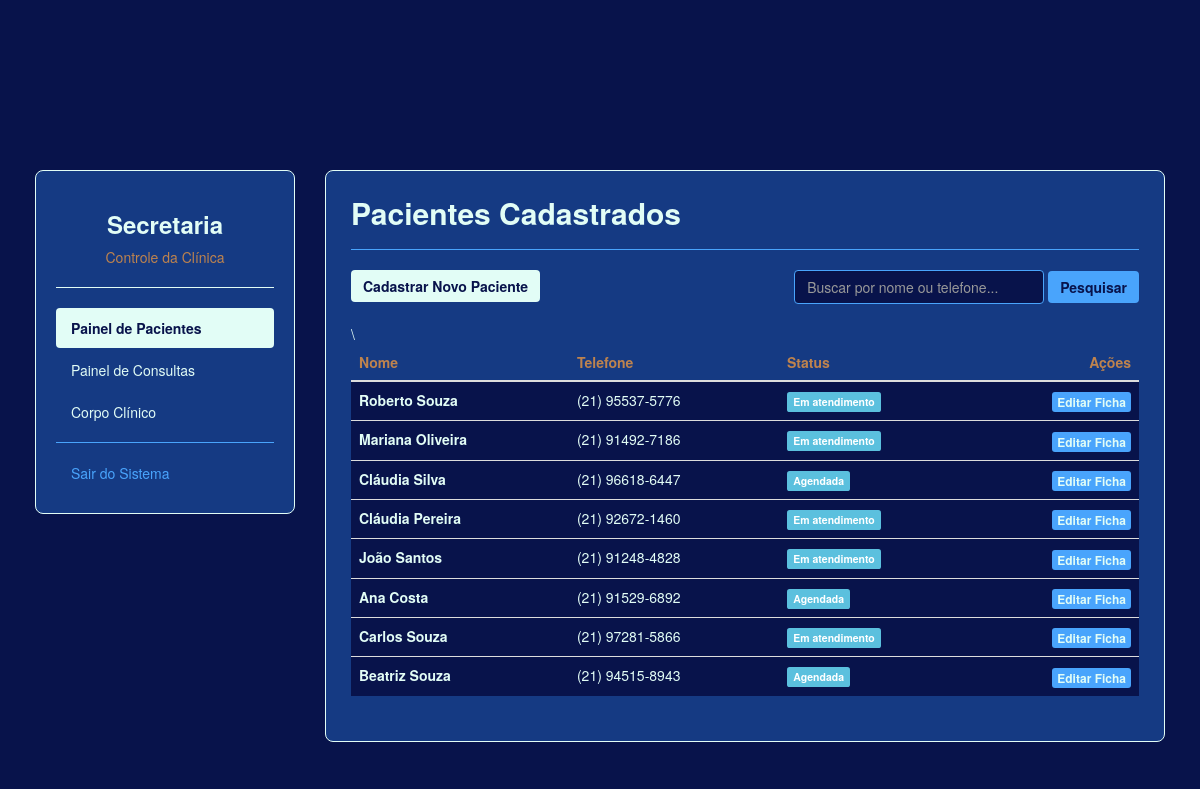
Page /secretaria on the earlier database version.
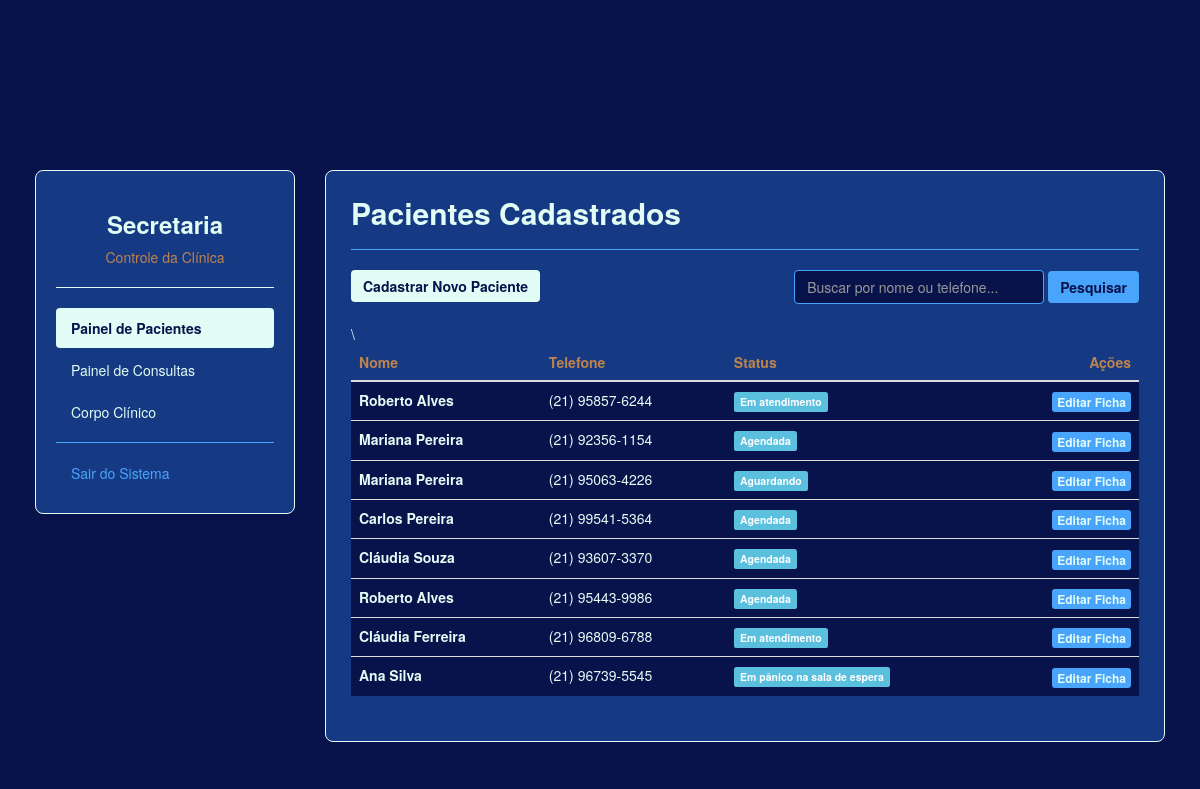
Same page on the later database version.
### tables this page shows
CREATE TABLE pacientes_secretaria (
            id INTEGER PRIMARY KEY AUTOINCREMENT,
            nome TEXT NOT NULL,
            telefone TEXT NOT NULL,
            status TEXT NOT NULL
        );

### app.py (the view)
@app.route('/secretaria')
def secretaria_recepcao():
    termo_pesquisa = request.args.get('pesquisa', '')
    conn = conectar_banco()
    if termo_pesquisa:
        pacientes_clinica = conn.execute('''
            SELECT * FROM pacientes_secretaria
            WHERE nome LIKE ? OR telefone LIKE ?
        ''', (f'%{termo_pesquisa}%', f'%{termo_pesquisa}%')).fetchall()
    else:
        pacientes_clinica = conn.execute('SELECT * FROM pacientes_secretaria').fetchall()
    conn.close()
    return render_template('secretaria_recepcao.html', pacientes=pacientes_clinica, termo=termo_pesquisa)

### app.py (called while the page is built)
def conectar_banco():
    conn = sqlite3.connect(ARQUIVO_BANCO)
    conn.row_factory = sqlite3.Row
    return conn

### templates/secretaria_recepcao.html (shortened to what the changed rows need)
<!DOCTYPE html>
<html lang="pt-BR">
<head>
    <link rel="stylesheet" href="https://stackpath.bootstrapcdn.com/bootstrap/3.4.1/css/bootstrap.min.css">
    <link rel="stylesheet" href="{{ url_for('static', filename='css/style.css') }}">
</head>
<body>
    <div class="container dashboard-container">
        <div class="row">
            <div class="col-md-9">
                <div class="main-panel">
                    <h2 class="text-ouro" style="margin-top: 0;">Pacientes Cadastrados</h2>
                    <div class="table-responsive" style="margin-top: 15px;">
                        <table class="table" style="color: #e2fdf6;">
                            <thead>
                                <tr style="color: #be834e;">
                                    <th>Nome</th>
                                    <th>Telefone</th>
                                    <th>Status</th>
                                    <th class="text-right">Ações</th>
                                </tr>
                            </thead>
                            <tbody>
                                {% if pacientes %}
                                    {% for paciente in pacientes %}
                                    <tr style="background-color: #08134b;">
                                        <td><strong>{{ paciente.nome }}</strong></td>
                                        <td>{{ paciente.telefone }}</td>
                                        <td><span class="label label-info">{{ paciente.status }}</span></td>
                                        <td class="text-right">
                                            <a href="{{ url_for('editar_paciente', id_paciente=paciente.id) }}" class="btn btn-xs btn-primary" style="background-color: #49a4fc; border: none; color: #e2fdf6;">Editar Ficha</a>
                                        </td>
                                    </tr>
                                    {% endfor %}
                                {% else %}
                                    <tr style="background-color: #08134b;">
                                        <td colspan="5" class="text-center" style="color: #49a4fc; padding: 20px;">Nenhuma pessoa encontrada.</td>
                                    </tr>
                                {% endif %}
                            </tbody>\
                        </table>
                    </div>
                </div>
            </div>
        </div>
    </div>
</body>
</html>

Differences in the rows shown:
changed pacientes_secretaria (number 1 of 8 on the later page): nome "Roberto Souza" → "Roberto Alves"; telefone "(21) 95537-5776" → "(21) 95857-6244"
changed pacientes_secretaria (number 2 of 8 on the later page): nome "Mariana Oliveira" → "Mariana Pereira"; telefone "(21) 91492-7186" → "(21) 92356-1154"; status "Em atendimento" → "Agendada"
changed pacientes_secretaria: nome "Cláudia Silva" → "Mariana Pereira"; telefone "(21) 96618-6447" → "(21) 95063-4226"; status "Agendada" → "Aguardando"
changed pacientes_secretaria: nome "Cláudia Pereira" → "Carlos Pereira"; telefone "(21) 92672-1460" → "(21) 99541-5364"; status "Em atendimento" → "Agendada"
changed pacientes_secretaria: nome "João Santos" → "Cláudia Souza"; telefone "(21) 91248-4828" → "(21) 93607-3370"; status "Em atendimento" → "Agendada"
changed pacientes_secretaria (number 6 of 8 on the later page): nome "Ana Costa" → "Roberto Alves"; telefone "(21) 91529-6892" → "(21) 95443-9986"
changed pacientes_secretaria: nome "Carlos Souza" → "Cláudia Ferreira"; telefone "(21) 97281-5866" → "(21) 96809-6788"
changed pacientes_secretaria: nome "Beatriz Souza" → "Ana Silva"; telefone "(21) 94515-8943" → "(21) 96739-5545"; status "Agendada" → "Em pânico na sala de espera"
